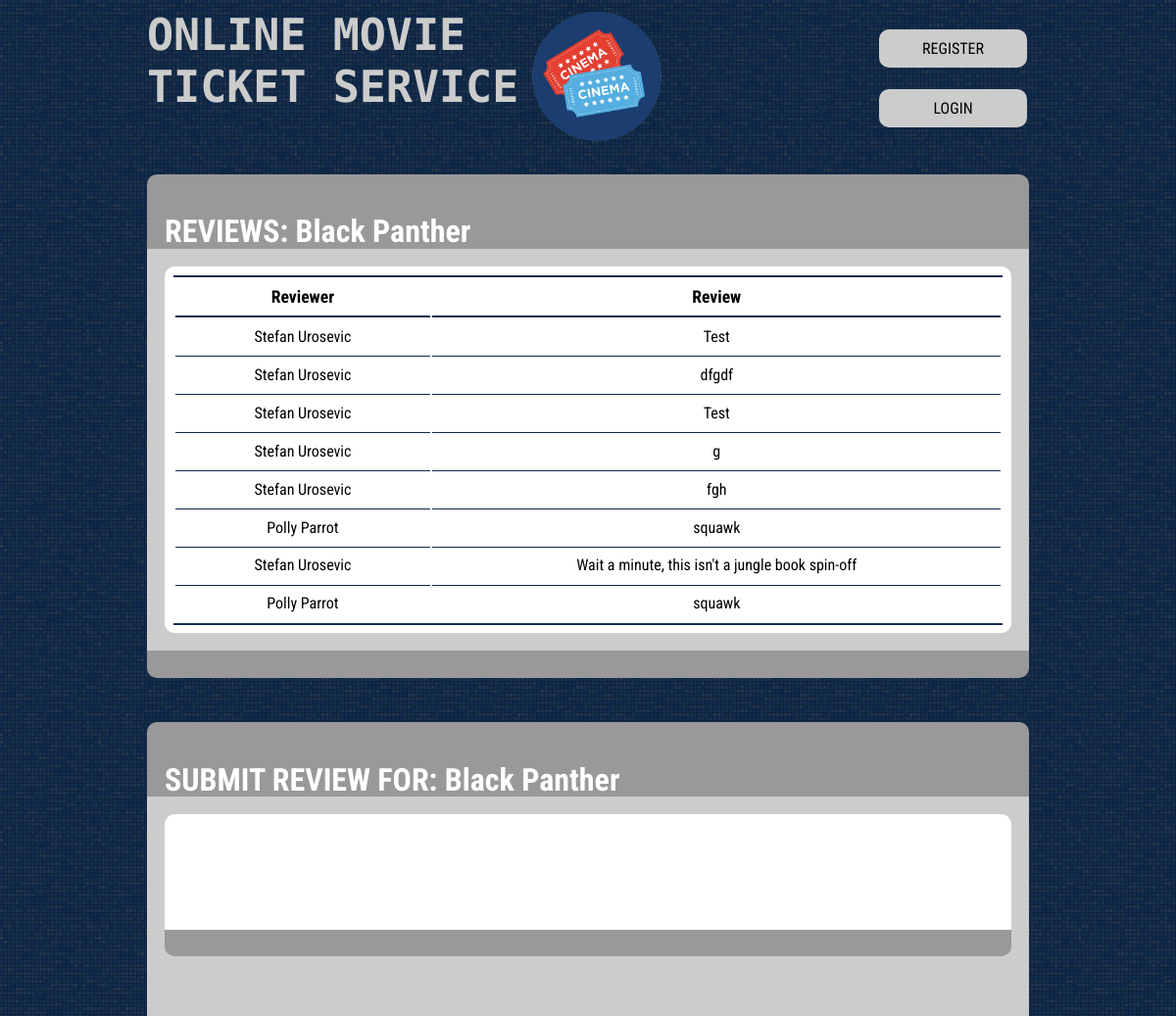
The page /app/reviewPage.php?movieName=Black Panther on the database its author committed.
### tables this page shows
CREATE TABLE `review` (
  `account_id` int(11) NOT NULL,
  `movie_title` varchar(100) NOT NULL,
  `review_contents` text NOT NULL,
  `time_posted` datetime NOT NULL
);

CREATE TABLE `customer` (
  `fname` varchar(50) NOT NULL,
  `lname` varchar(50) NOT NULL,
  `account_id` int(11) NOT NULL,
  `password` varchar(50) NOT NULL,
  `street_num` int(11) DEFAULT NULL,
  `street_name` varchar(50) DEFAULT NULL,
  `postal_code` char(10) DEFAULT NULL,
  `country` varchar(50) DEFAULT NULL,
  `city` varchar(50) DEFAULT NULL,
  `phone_num` varchar(20) DEFAULT NULL,
  `email_address` varchar(50) NOT NULL,
  `credit_num` varchar(20) DEFAULT NULL,
  `credit_expiry` date DEFAULT NULL,
  `admin` char(1) DEFAULT 'F'
);

### app/includes/displayReviews.php (the view, shortened to what this page needs)
<?php
$host = "localhost";
$username = "root";
$password = "";
$dbname = "OMTSDB";
try{
	$conn = new PDO("mysql:host=$host;dbname=$dbname", $username, $password);
	$conn->setAttribute(PDO::ATTR_ERRMODE, PDO::ERRMODE_EXCEPTION);
	$movie = $_GET["movieName"];
	$query = 'SELECT fname, lname, review_contents, time_posted FROM review as R, customer as C WHERE R.account_id = C.account_id AND R.movie_title = "'. $movie .'" ORDER BY time_posted desc;';
	echo '
		<tr>
			<th style="width: 31%;">Reviewer</th>
			<th style="width: 69%;">Review</th>
		</tr>
		';
	foreach($conn->query($query) as $row)
	{
		echo '
			<tr id="'. $row[3] .'">
				<td>'. $row[0] . ' ' . $row[1] .'</td>
				<td>'. $row[2] .'</td>
			</tr>
			';
	}
}
catch(PDOException $e)
{
	echo "Error retrieving search: " . $e->getMessage();
}
?>

### app/reviewPage.php (shortened to what this page needs)
<?php
$movieName = $_GET['movieName'];
$home = 'index.php';
echo '
	<!DOCTYPE html>
	<html lang="en">
	<head>
		<title>OMTS</title>
		<link rel="icon" href="../resources/images/logo.png">
		<meta charset="utf-8">
		<meta name="viewport" content="width=device-width, initial-scale=1.0">
		<link rel="stylesheet" href="../resources/css/style.css">
		<link href="https://fonts.googleapis.com/css?family=Faster+One|Roboto+Condensed" rel="stylesheet">
		<link href="https://fonts.googleapis.com/css?family=Faster+One|Monoton|Roboto+Condensed" rel="stylesheet">
		<script src="https://ajax.googleapis.com/ajax/libs/jquery/3.3.1/jquery.min.js"></script>
		<script src="../resources/js/func.js"></script>
	</head>
	<body class="body">
		<header class="mainHeader">
			<a href="'. $home .'"><img src="../resources/images/logo.png" alt="OMTS Logo" height="160" width="160"><h1 class="title">ONLINE MOVIE<br>TICKET SERVICE</h1></a>
			<table class="buttons">';
			if(isset($_COOKIE['omtsName']))
			{
				echo'
					<tr><td><a href="accountPage.php" class="accountButton">ACCOUNT</a></td></tr>
					<tr><td><a href="#" class="logoutButton" onclick="logout()">LOGOUT</a></td></tr>
				';
			}
			else
			{
				echo '
					<tr><td><a href="registerPage.php" class="registerButton">REGISTER</a></td></tr>
					<tr><td><a href="loginPage.php" class="loginButton">LOGIN</a></td></tr>
				';
			}
echo '
			</table>
		</header>
		<div class="movieSearch">';
echo '
		<div class="movieSearch">
			<form class="header">
				<h1>REVIEWS: '. $movieName .'</h1><br>
			</form>
		<div class="searchBody">
			<div class="forTheScrollBar">
				<div class="searchWindow">
					<table class="searchResults">';
include "./includes/displayReviews.php";
echo '
					</table>
				</div>
			</div>
		</div>
		<div class="footer"></div>
		<div class="movieSearch">
			<form class="header">
				<h1>SUBMIT REVIEW FOR: '. $movieName .'</h1><br>
			</form>
			<div class="searchBody">
				<div class="forTheScrollBar">
					<div class="searchWindow">
						<table>';
echo '
						</table>
					</div>
				<div class="footer"></div>
			</div>
		</div>
	</body>
	</html>';
?>

### resources/css/style.css (style rules this page uses)
body { background-image: url("../images/3px-tile.png"); background-color: #0E2B4F; color: white; font-family: 'Roboto Condensed', sans-serif; text-align: left; height: 100%; margin:0; overflow: auto }
html { height: 100%; margin:0; }
a { text-decoration: none; }
.body { margin: 0 auto; width: 75%; clear: both; }
.mainHeader { width: 100%; height: 160px; }
.mainHeader h1 { float: left; font-family: 'Monoton', cursive; text-decoration: none; background-color: transparent; color: #CCCCCC; margin: 0; padding: 1% 0; font-size: 45px; vertical-align: middle; }
.mainHeader table { padding: 2% 0; width: 15%; height: 100%; float: right; }
.mainHeader table tr { width: 100%; }
.mainHeader table td { padding: 5% 0; margin: 0%; }
.mainHeader table a { font-family: 'Roboto Condensed', sans-serif; border: 2px solid #CCCCCC; float: right; width: 100%; height: auto; background-color: #CCCCCC; padding: 8px; border-radius: 10px; font-size: 100%; color: black; text-align: center; margin: 0 auto; }
.movieSearch .header { width: 96%; background-color: #999999; margin-top: 2%; padding: 2%; border-radius: 10px 10px 0px 0px; height: 40px; }
.movieSearch .searchBody { width: 96%; background-color: #CCCCCC; padding: 2%; min-height: 100px; }
.movieSearch .searchBody .forTheScrollBar { overflow: hidden; border-radius: 10px; }
.movieSearch .searchBody .searchWindow { width: 98%; background-color: white; overflow-y: scroll; padding: 1%; min-height: 100px; max-height: 45vh; }
.movieSearch .searchBody .searchWindow .searchResults { width: 100%; border-bottom: 2px solid #0E2B4F; border-top: 2px solid #0E2B4F; }
.movieSearch .searchBody .searchWindow .searchResults th { border-bottom: 2px solid #0E2B4F; text-align: center; color: black; padding: 1% 0; font-size: 110%; }
.movieSearch .searchBody .searchWindow .searchResults td { color: black; padding: 1% 1%; text-align: center; word-wrap: break-word; }
.movieSearch .searchBody .searchWindow .searchResults tr:nth-child(n+3) td { border-top: 1px solid #0E2B4F; }
.movieSearch .footer { width: 98%; background-color: #999999; padding: 1%; border-radius: 0px 0px 10px 10px; height: 10px; margin-bottom: 5%; }

### rows shown on the page
review: account.fname "Stefan", account.lname "Urosevic", review_contents "Test"
review: account.fname "Stefan", account.lname "Urosevic", review_contents "dfgdf"
review: account.fname "Stefan", account.lname "Urosevic", review_contents "Test"
review: account.fname "Stefan", account.lname "Urosevic", review_contents "g"
review: account.fname "Stefan", account.lname "Urosevic", review_contents "fgh"
review: account.fname "Polly", account.lname "Parrot", review_contents "squawk"
review: account.fname "Stefan", account.lname "Urosevic", review_contents "Wait a minute, this isn't a jungle book spin-off"
review: account.fname "Polly", account.lname "Parrot", review_contents "squawk"

### other values the page prints
$movieName "Black Panther"
